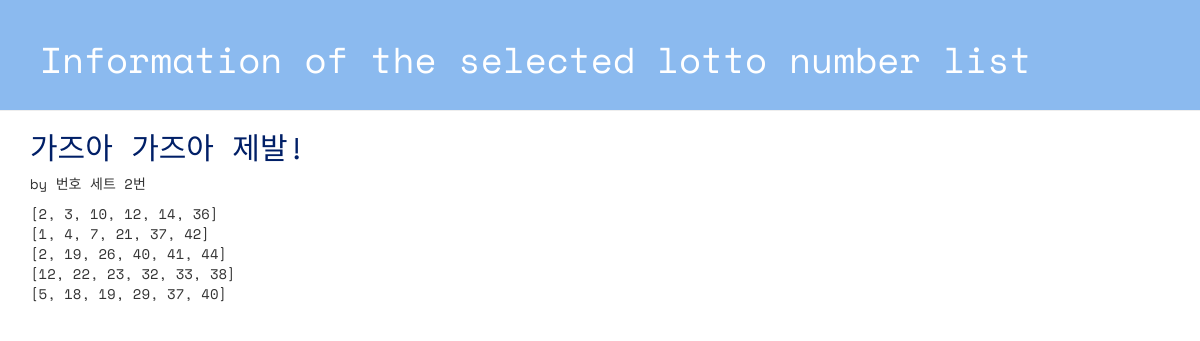
The app's page /lotto/3/detail/ with its own data.
### lotto/models.py (models this page shows, shortened)
class GuessNumbers(models.Model):
    name = models.CharField(max_length=24)  # 로또 번호 리스트의 이름
    text = models.CharField(max_length=255)  # 로또 번호 리스트에 대한 설명
    lottos = models.CharField(max_length=255, default='[1, 2, 3, 4, 5, 6]')  # 로또 번호들이 담길 str
    num_lotto = models.IntegerField(default=5)  # 6개 번호 set의 개수
    update_date = models.DateTimeField()

### lotto/views.py (the view)
# urls.py: path('lotto/<int:lottokey>/detail/', views.detail, name='detail'),
def detail(request, lottokey):
    lotto = GuessNumbers.objects.get(pk=lottokey)
    return render(request, "lotto/detail.html", {"lotto":lotto})

### lotto/templates/lotto/detail.html (shortened to what this page needs)
<!DOCTYPE html>
{% load static %}
<html lang="ko">
    <head>
        <link rel="stylesheet" href="//maxcdn.bootstrapcdn.com/bootstrap/3.2.0/css/bootstrap.min.css">
        <link rel="stylesheet" href="//maxcdn.bootstrapcdn.com/bootstrap/3.2.0/css/bootstrap--theme.min.css">
        <link rel="stylesheet" href="{% static 'css/lotto.css' %}">
    </head>
    <body>
        <div class="page-header">
            <h1>Information of the selected lotto number list</h1>
        </div>
        <div class="container lotto">
            <h2>{{ lotto.text }}</h2>
            <p>by {{ lotto.name }}</p>
            <p>{{lotto.lottos | linebreaksbr}}</p>
        </div>
    </body>
</html>

### lotto/static/css/lotto.css (style rules this page uses)
.page-header { background-color: #8bbaef; margin: auto; margin-top: 0; padding: 20px 20px 20px 40px; font-family: 'Space Mono', monospace; }
.page-header h1 { color: #ffffff; }
.container { font-family: 'Space Mono', monospace; }
.container h2 { color: #001f67; }

### records on screen
GuessNumbers: text "가즈아 가즈아 제발!", name "번호 세트 2번", lottos "[2, 3, 10, 12, 14, 36] [1, 4, 7, 21, 37, 42] [2, 19, 26, 40, 41, 44] [12, 22, 23, 32, 33, 38] [5, 18, 19, 29, 37, 40]"
